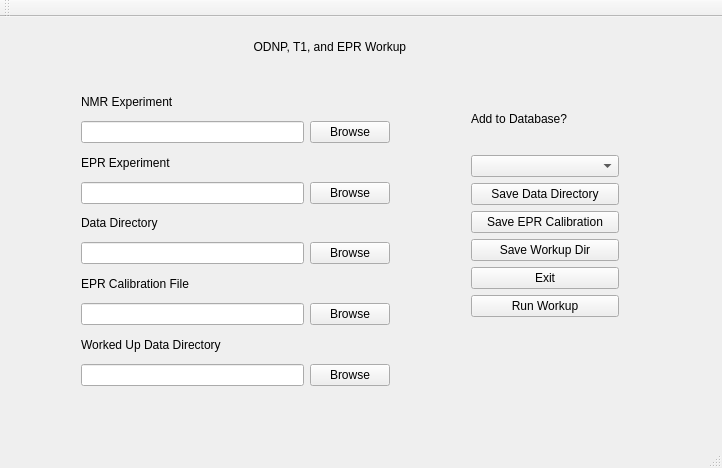
<?xml version="1.0" encoding="UTF-8"?>
<ui version="4.0">
 <class>MainWindow</class>
 <widget class="QMainWindow" name="MainWindow">
  <property name="geometry">
   <rect>
    <x>0</x>
    <y>0</y>
    <width>722</width>
    <height>468</height>
   </rect>
  </property>
  <property name="windowTitle">
   <string>MainWindow</string>
  </property>
  <widget class="QWidget" name="centralWidget">
   <widget class="QWidget" name="gridLayoutWidget">
    <property name="geometry">
     <rect>
      <x>70</x>
      <y>60</y>
      <width>331</width>
      <height>320</height>
     </rect>
    </property>
    <layout class="QGridLayout" name="gridLayout">
     <item row="7" column="0">
      <widget class="QLineEdit" name="EPRCalNameLine"/>
     </item>
     <item row="0" column="0">
      <widget class="QLabel" name="label">
       <property name="text">
        <string>NMR Experiment</string>
       </property>
      </widget>
     </item>
     <item row="1" column="0">
      <widget class="QLineEdit" name="NMRExpNameLine"/>
     </item>
     <item row="3" column="1">
      <widget class="QPushButton" name="EPRBrowseButton">
       <property name="text">
        <string>Browse</string>
       </property>
      </widget>
     </item>
     <item row="6" column="0">
      <widget class="QLabel" name="label_4">
       <property name="text">
        <string>EPR Calibration File</string>
       </property>
      </widget>
     </item>
     <item row="1" column="1">
      <widget class="QPushButton" name="NMRBrowseButton">
       <property name="text">
        <string>Browse</string>
       </property>
      </widget>
     </item>
     <item row="5" column="1">
      <widget class="QPushButton" name="DataDirBrowseButton">
       <property name="text">
        <string>Browse</string>
       </property>
      </widget>
     </item>
     <item row="9" column="0">
      <widget class="QLineEdit" name="WorkupDirNameLine"/>
     </item>
     <item row="3" column="0">
      <widget class="QLineEdit" name="EPRExpNameLine"/>
     </item>
     <item row="7" column="1">
      <widget class="QPushButton" name="EPRCalBrowseButton">
       <property name="text">
        <string>Browse</string>
       </property>
      </widget>
     </item>
     <item row="4" column="0">
      <widget class="QLabel" name="label1">
       <property name="text">
        <string>Data Directory</string>
       </property>
      </widget>
     </item>
     <item row="2" column="0">
      <widget class="QLabel" name="label_2">
       <property name="text">
        <string>EPR Experiment</string>
       </property>
      </widget>
     </item>
     <item row="5" column="0">
      <widget class="QLineEdit" name="DataDirNameLine"/>
     </item>
     <item row="9" column="1">
      <widget class="QPushButton" name="WorkupDirBrowseButton">
       <property name="text">
        <string>Browse</string>
       </property>
      </widget>
     </item>
     <item row="8" column="0">
      <widget class="QLabel" name="label_3">
       <property name="text">
        <string>Worked Up Data Directory</string>
       </property>
      </widget>
     </item>
    </layout>
   </widget>
   <widget class="QLabel" name="titleLabel">
    <property name="geometry">
     <rect>
      <x>71</x>
      <y>20</y>
      <width>521</width>
      <height>20</height>
     </rect>
    </property>
    <property name="text">
     <string>ODNP, T1, and EPR Workup </string>
    </property>
    <property name="alignment">
     <set>Qt::AlignCenter</set>
    </property>
   </widget>
   <widget class="QWidget" name="verticalLayoutWidget">
    <property name="geometry">
     <rect>
      <x>460</x>
      <y>60</y>
      <width>170</width>
      <height>251</height>
     </rect>
    </property>
    <layout class="QVBoxLayout" name="verticalLayout">
     <item>
      <layout class="QVBoxLayout" name="verticalLayout_2">
       <item>
        <widget class="QLabel" name="label_6">
         <property name="text">
          <string>Add to Database?</string>
         </property>
        </widget>
       </item>
       <item>
        <widget class="QComboBox" name="databaseComboBox"/>
       </item>
      </layout>
     </item>
     <item>
      <widget class="QPushButton" name="DataDirSaveButton">
       <property name="text">
        <string>Save Data Directory</string>
       </property>
      </widget>
     </item>
     <item>
      <widget class="QPushButton" name="EPRCalSaveButton">
       <property name="text">
        <string>Save EPR Calibration</string>
       </property>
      </widget>
     </item>
     <item>
      <widget class="QPushButton" name="WorkupDirSaveButton">
       <property name="text">
        <string>Save Workup Dir</string>
       </property>
      </widget>
     </item>
     <item>
      <widget class="QPushButton" name="ExitButton">
       <property name="text">
        <string>Exit</string>
       </property>
      </widget>
     </item>
     <item>
      <widget class="QPushButton" name="RunWorkupButton">
       <property name="text">
        <string>Run Workup</string>
       </property>
      </widget>
     </item>
    </layout>
   </widget>
   <zorder>gridLayoutWidget</zorder>
   <zorder>label</zorder>
   <zorder>titleLabel</zorder>
   <zorder>verticalLayoutWidget</zorder>
  </widget>
  <widget class="QMenuBar" name="menuBar">
   <property name="geometry">
    <rect>
     <x>0</x>
     <y>0</y>
     <width>722</width>
     <height>22</height>
    </rect>
   </property>
  </widget>
  <widget class="QToolBar" name="mainToolBar">
   <attribute name="toolBarArea">
    <enum>TopToolBarArea</enum>
   </attribute>
   <attribute name="toolBarBreak">
    <bool>false</bool>
   </attribute>
  </widget>
  <widget class="QStatusBar" name="statusBar"/>
 </widget>
 <layoutdefault spacing="6" margin="11"/>
 <resources/>
 <connections/>
</ui>
